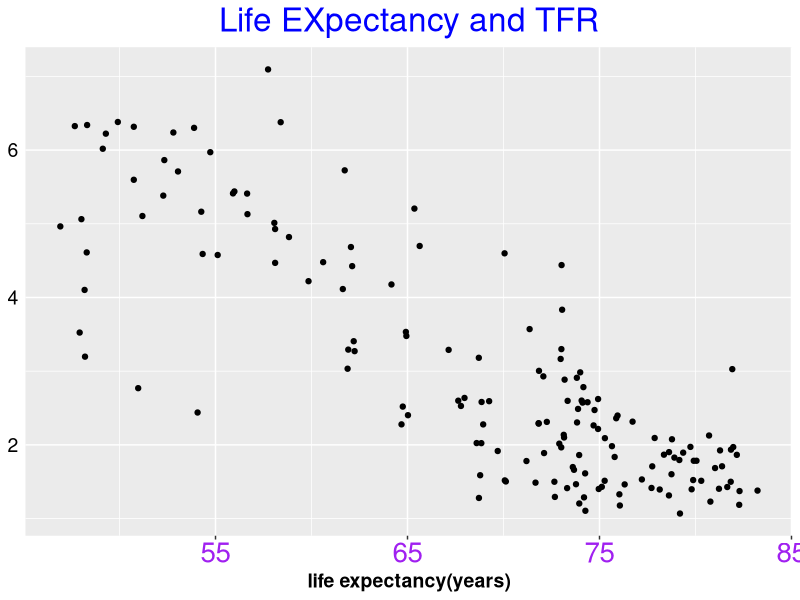
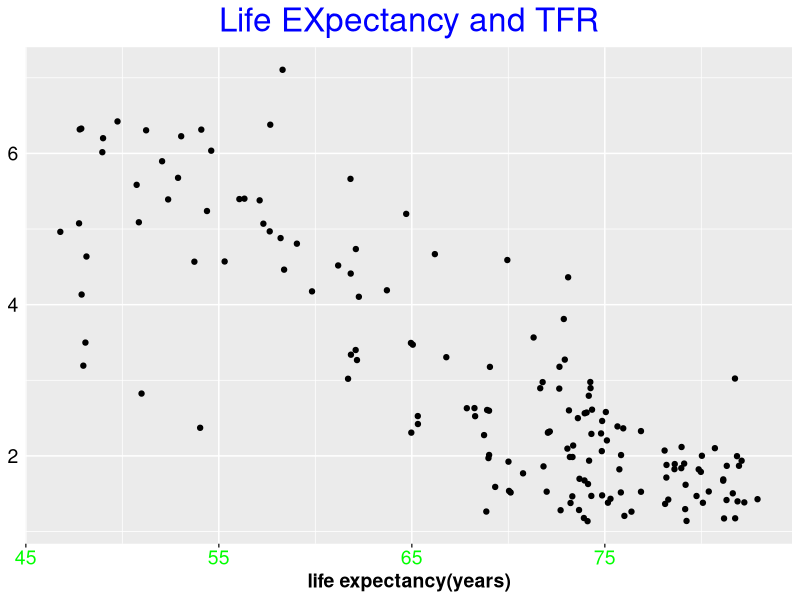

These figures' R source, in order:
library(ggplot2)

w=read.csv(file="WDS2012.csv",head=TRUE,sep=",")
p <- ggplot(data = w, aes(x=le,y=tfr))
p+geom_jitter()+ggtitle("Life EXpectancy and TFR") + xlab("life expectancy(years)")+
  ylab(("total fertility rate(tfr)")+scale_x_continuous(breaks = seq(50,80,by=5), labels = c(50,"fifty-five",60,65,70,75,80)))+
  theme(plot.title = element_text(color = "blue", size = 24, hjust = 0.5),
        axis.title = element_text(size = 14,face = "bold"),
        axis.text = element_text(size = 14),
        axis.text.y = element_text(color = "black"),
        axis.text.x = element_text(color = "purple", size = 20),
        axis.ticks.y = element_blank())


p <- ggplot(data = w, aes(x=le,y=tfr))
p+geom_jitter()+ggtitle("Life EXpectancy and TFR") + xlab("life expectancy(years)")+
  ylab(("total fertility rate(tfr)")+scale_x_continuous(breaks = seq(50,80,by=5), labels = c(50,"fifty-five",60,65,70,75,80)))+
  theme(plot.title = element_text(color = "blue", size = 24, hjust = 0.5),
        axis.title = element_text(size = 14,face = "bold"),
        axis.text.x = element_text(color = "green"),
        axis.text = element_text(size = 14),
        axis.text.y = element_text(color = "black"),
        axis.ticks.y = element_blank())
